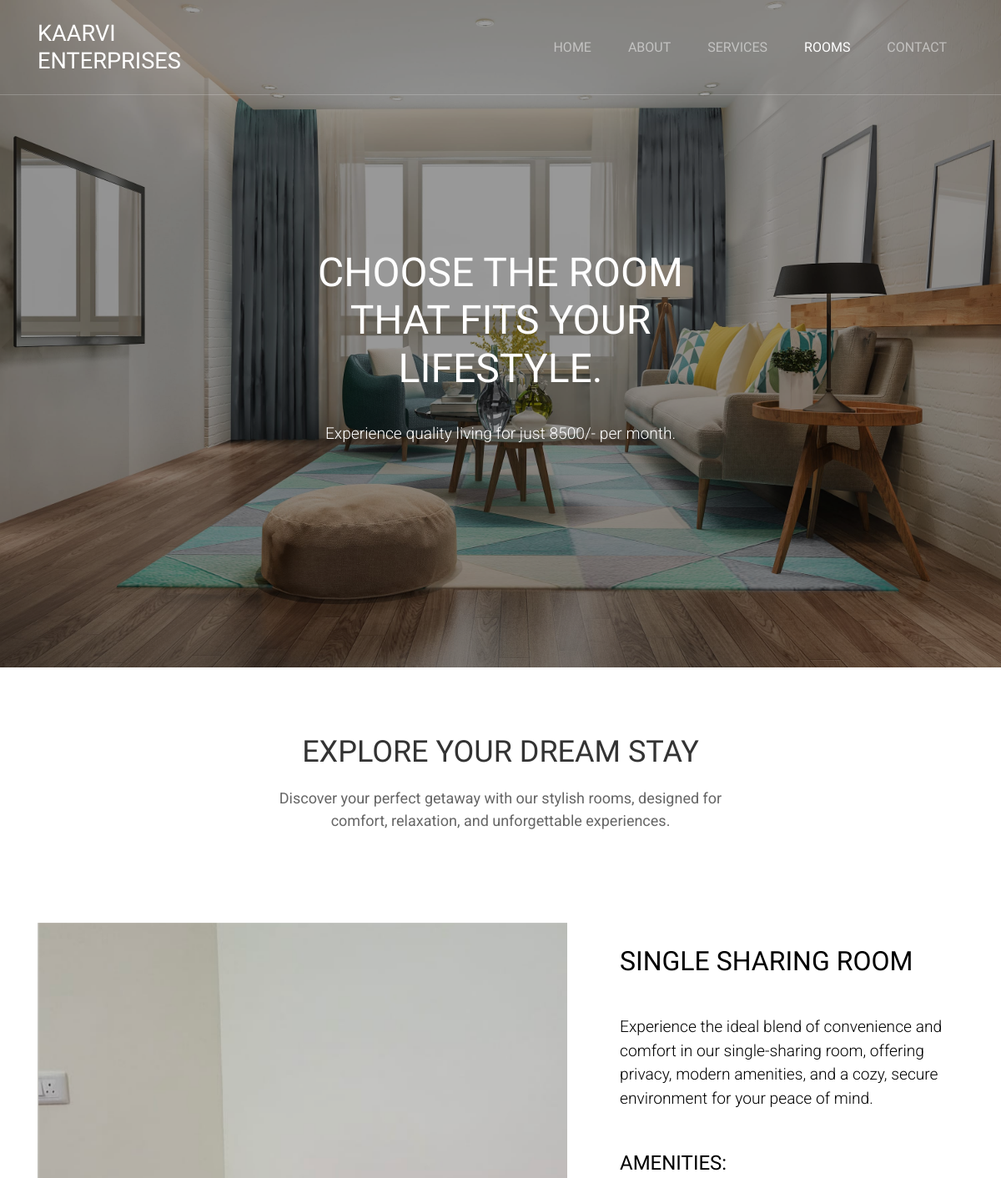
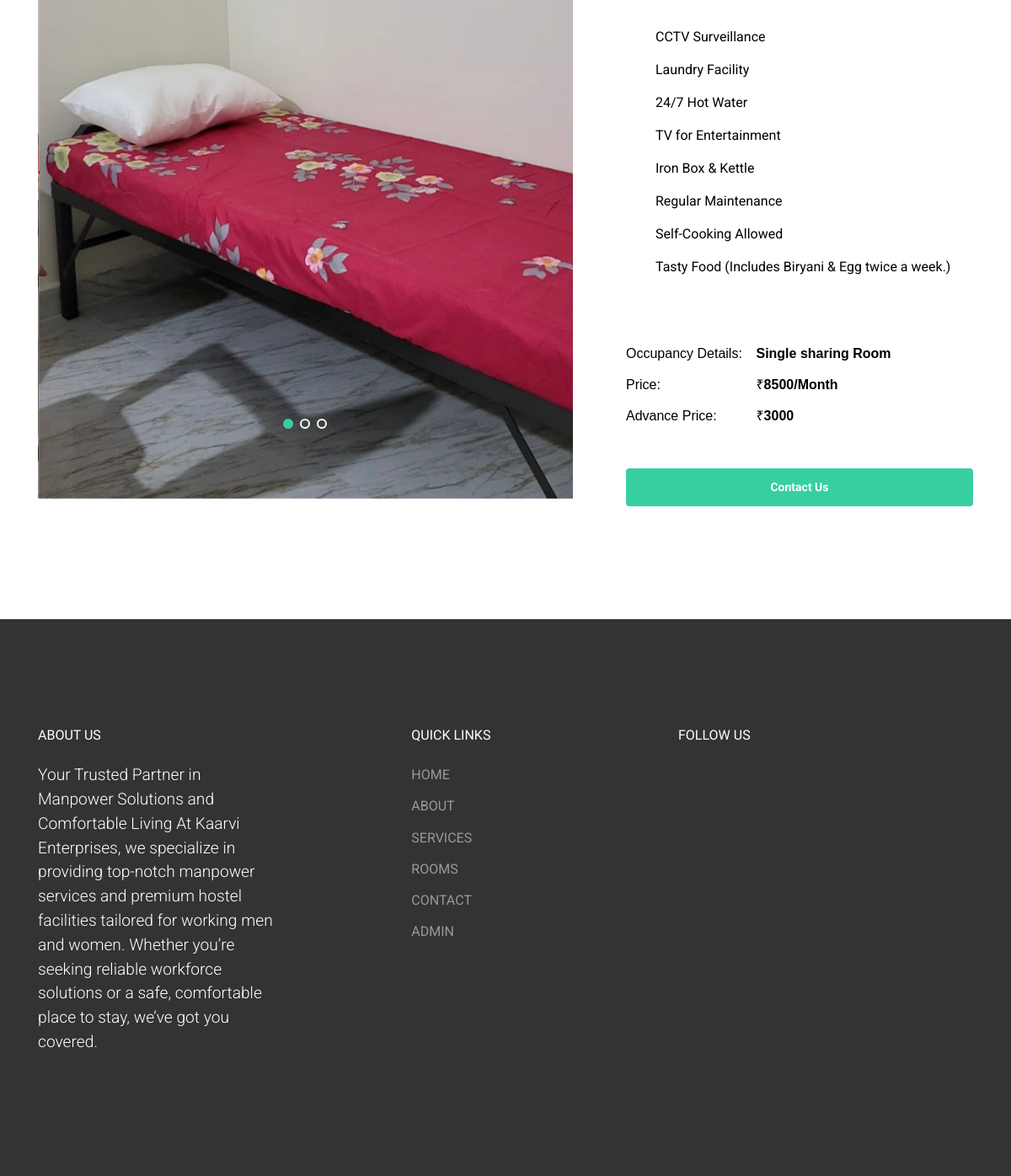
The page /singleroom/12/ on the database its author committed (2 pictures, top to bottom).
### Backend/models.py (models this page shows)
class DetailsDB(models.Model):
    name = models.CharField(max_length=100, null=True, blank=True)
    description = models.CharField(max_length=500, null=True, blank=True)
    price = models.IntegerField(null=True, blank=True)
    advprice = models.IntegerField(null=True, blank=True)
    roomimage1 = models.ImageField(upload_to="Room_images", null=True, blank=True)
    roomimage2 = models.ImageField(upload_to="Room_images", null=True, blank=True)
    roomimage3 = models.ImageField(upload_to="Room_images", null=True, blank=True)

### Frontend/views.py (the view)
# urls.py: path('singleroom/<int:Rid>/', views.singleroom, name="singleroom"),
def singleroom(req,Rid):
    data = DetailsDB.objects.all()
    cata = DetailsDB.objects.get(id=Rid)
    return render(req,"singleroom.html",{'data':data,'cata':cata})

### Frontend/templates/singleroom.html (shortened to what this page needs)
<!DOCTYPE html>
{% load static %}
<html lang="en">
  <head>
    <link rel="stylesheet" href="{% static '/frontend/fonts/icomoon/style.css' %}">
    <link rel="stylesheet" href="{% static '/frontend/css/bootstrap.min.css' %}">
    <link rel="stylesheet" href="{% static '/frontend/css/jquery-ui.css' %}">
    <link rel="stylesheet" href="{% static '/frontend/css/owl.carousel.min.css' %}">
    <link rel="stylesheet" href="{% static '/frontend/css/owl.theme.default.min.css' %}">
    <link rel="stylesheet" href="{% static '/frontend/css/owl.theme.default.min.css' %}">
    <link rel="stylesheet" href="{% static '/frontend/css/jquery.fancybox.min.css' %}">
    <link rel="stylesheet" href="{% static '/frontend/css/bootstrap-datepicker.css' %}">
    <link rel="stylesheet" href="{% static '/frontend/fonts/flaticon/font/flaticon.css' %}">
    <link rel="stylesheet" href="{% static '/frontend/css/aos.css' %}">
    <link rel="stylesheet" href="{% static '/frontend/css/style.css' %}">
  </head>
  <body data-spy="scroll" data-target=".site-navbar-target" data-offset="300">
  <div class="site-wrap">
    <header class="site-navbar py-4 js-sticky-header site-navbar-target" role="banner">
      <div class="container" >
        <div class="row align-items-center">
          <div class="col-6 col-xl-2"  >
            <h1 class="mb-0 site-logo m-0 p-0"><a href="index.html" class="mb-0">KAARVI ENTERPRISES </a></h1>
          </div>
          <div class="col-12 col-md-10 d-none d-xl-block">
            <nav class="site-navigation position-relative text-right" role="navigation">
              <ul class="site-menu main-menu js-clone-nav mr-auto d-none d-lg-block">
                <li><a href="{% url 'homepage' %}" class="nav-link">Home</a></li>
                <li><a href="{% url 'aboutpage' %}" class="nav-link ">About</a></li>
                 <li><a href="{% url 'ourservices' %}" class="nav-link ">Services</a></li>
                <li><a href="{% url 'roomspage' %}" class="nav-link active">Rooms</a></li>
                <li><a href="{% url 'contactpage' %}" class="nav-link">Contact</a></li>
              </ul>
            </nav>
          </div>
        </div>
      </div>
    </header>
   <div class="site-blocks-cover overlay" style="background-image: url('{% static 'frontend/images/Rooms.jpg' %}');" data-aos="fade" id="home-section">
      <div class="container">
        <div class="row align-items-center justify-content-center">
          <div class="col-md-5 mx-auto mt-lg-5 text-center">
            <h1>Choose the Room that fits your Lifestyle.</h1><br>
              <p>Experience quality living for just <span>{{cata.price}}/-</span> per month.</p>
          </div>
        </div>
         <a href="#rooms-section" class="smoothscroll arrow-down"><span class="icon-arrow_downward"></span></a>
      </div>
    <div class="site-section"  id="rooms-section">
      <div class="container">
          <div class="section-title" style="text-align: center;">
            <h2 style="font-size: 36px; font-weight: bold; color: #333; margin-bottom: 20px;">
                Explore Your Dream Stay
            </h2>
            <p style="font-size: 18px; color: #666; font-weight: 400; max-width: 600px; margin: 0 auto;">
                Discover your perfect getaway with our stylish rooms, designed for comfort, relaxation, and unforgettable experiences.
            </p>
        </div><br><br><br><br>
        <div class="row">
          <div class="col-lg-7">
            <div class="owl-carousel slide-one-item with-dots" >
              <div><img src="{{cata.roomimage1.url}}" alt="Image" class="img-fluid"></div>
            </div>
          </div>
       <div class="col-lg-5 pl-lg-5 ml-auto">
    <div class="text" style="color: black;"><br>
        <h2 style="color: black;">{{ cata.name }}</h2><br>
        <p class="mb-5" style="color: black; padding-top: 10px;">
            {{ cata.description }}
        </p>
        <h4 >Amenities:</h4><br>
        <ul class="list-unstyled ul-check success" style="padding-top: -20px;" >
                  <li>CCTV Surveillance</li>
                  <li>Laundry Facility</li>
                  <li>24/7 Hot Water</li>
                  <li>TV for Entertainment</li>
                  <li>Iron Box & Kettle</li>
                  <li>Regular Maintenance </li>
                  <li>Self-Cooking Allowed</li>
                  <li>Tasty Food (Includes Biryani & Egg twice a week.)</li>
                </ul><br>
        <ul class="property-list-details mb-5" style="list-style: none; padding-top: 20px; padding: 0; color: black; margin: 0; font-family: Arial, Helvetica, sans-serif; font-weight: 500;">
            <li style="color: black; margin-bottom: 10px; ">
                <span style="display: inline-block; width: 150px;">Occupancy Details:</span>
                <strong style="color: black; font-weight: 550;">{{ cata.name }}</strong>
            </li>
            <li style="color: black; margin-bottom: 10px;">
                <span style="display: inline-block; width: 150px;">Price:</span>
                <strong style="color: black; font-weight: 550;">₹{{ cata.price }}/Month</strong>
            </li>
            <li style="color: black; margin-bottom: 10px;">
                <span style="display: inline-block; width: 150px;">Advance Price:</span>
                <strong style="color: black; font-weight: 550;">₹{{ cata.advprice }}</strong>
            </li>
        </ul>
        <div>
            <a href="{% url 'contactpage' %}" style="display: inline-block; padding: 12px; border: none; border-radius: 4px; font-size: 14px; cursor: pointer; font-weight: bold; width: 100%; text-align: center; text-decoration: none;" class="btn btn-primary btn-md text-white">Contact Us</a>
        </div>
              </div>
           </div>
        </div>
      </div>
    </div><br><br>
    <footer class="site-footer">
      <div class="container">
        <div class="row">
          <div class="col-md-8">
            <div class="row">
              <div class="col-md-5">
                <h2 class="footer-heading mb-4">About Us</h2>
                <p>Your Trusted Partner in Manpower Solutions and Comfortable Living
At Kaarvi Enterprises, we specialize in providing top-notch manpower services and premium hostel facilities tailored for working men and women. Whether you’re seeking reliable workforce solutions or a safe, comfortable place to stay, we’ve got you covered.</p>
              </div>
              <div class="col-md-3 mx-auto">
                <h2 class="footer-heading mb-4">Quick Links</h2>
                <ul class="list-unstyled">
                  <li><a href="{% url 'homepage' %}">HOME</a></li>
                   <li><a href="{% url 'aboutpage' %}">ABOUT</a></li>
                    <li><a href="{% url 'ourservices' %}">SERVICES</a></li>
                  <li><a href="{% url 'roomspage' %}">ROOMS</a></li>
                  <li><a href="{% url 'contactpage' %}">CONTACT</a></li>
                  <li><a href="{% url 'adminlogin' %}">ADMIN</a></li>
                </ul>
              </div>
            </div>
          </div>
          <div class="col-md-4">
            <div class="">
              <h2 class="footer-heading mb-4">Follow Us</h2>
                <a href="#" class="pl-0 pr-3"><span class="icon-facebook"></span></a>
                <a href="#" class="pl-3 pr-3"><span class="icon-twitter"></span></a>
                <a href="#" class="pl-3 pr-3"><span class="icon-instagram"></span></a>
            </div>
          </div>
        </div>
      </div>
    </footer>
  </div>
  </body>
</html>

### rows shown on the page
DetailsDB: price "8500", roomimage1 (picture), name "SINGLE SHARING ROOM", description "Experience the ideal blend of convenience and comfort in our single-sharing room, offering privacy, modern amenities, and a cozy, secure environment for your peace of mind.", name "Single sharing Room", advprice "3000"
